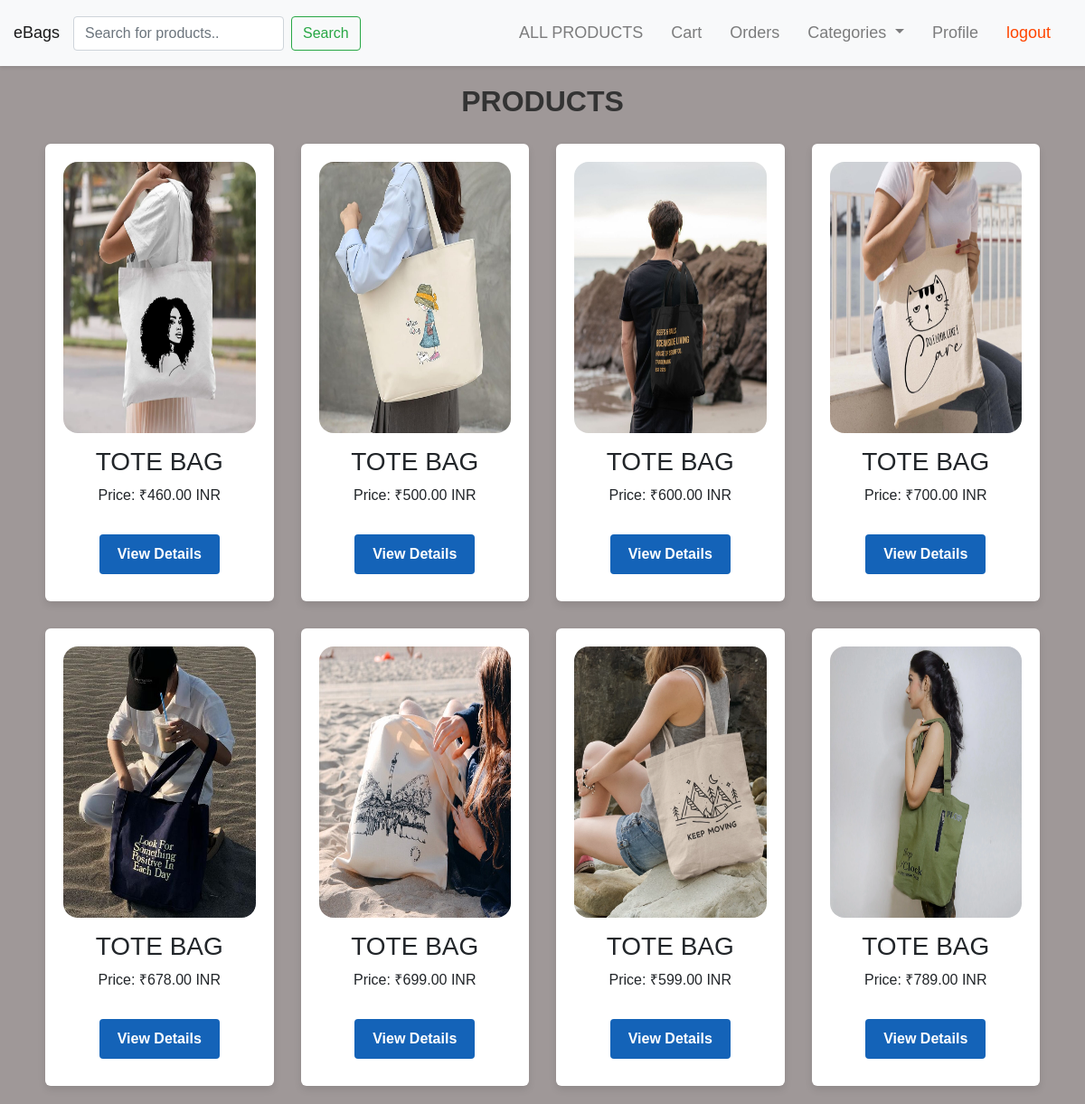
/user/index/, run on the app's committed database.
### bagapp/models.py (models this page shows, shortened)
class Product(models.Model):
    name = models.CharField(max_length=255)
    description = models.TextField(blank=True)
    price = models.DecimalField(max_digits=10, decimal_places=2)
    image = models.ImageField(upload_to='product_images', blank=True)
    quantity = models.IntegerField(default=0)
    manufacture = models.CharField(max_length=100, default="Gokuldas Gangwani")
    category = models.ForeignKey(Category, on_delete=models.CASCADE)

### bagapp/views.py (the view)
# urls.py: path('index/', index_home, name='index'),
def index_home(request):
    query = request.GET.get('search', '')
    category = request.GET.get('category', '')
    if category:
        products = Product.objects.filter(category=category)
    elif query:
        products = Product.objects.filter(name__icontains=query)
    else:
        products = Product.objects.all()
    return render(request, 'index.html', {'products': products, 'query': query, 'category': category})

### bagapp/templates/index.html (shortened to what this page needs)
<!DOCTYPE html>
<html lang="en">
<head>
    <link rel="stylesheet" href="https://stackpath.bootstrapcdn.com/bootstrap/4.5.0/css/bootstrap.min.css">
</head>
<body>
    <nav class="navbar navbar-expand-lg navbar-light bg-light">
        <a class="navbar-brand" href="{% url 'index' %}">eBags</a>
        <div class="collapse navbar-collapse" id="navbarNav">
            <div class="mr-auto">
                <form method="GET" action="{% url 'product_list' %}" class="form-inline">
                    <input type="text" name="search" placeholder="Search for products.." class="form-control mr-2">
                    <button type="submit" class="btn btn-outline-success">Search</button>
                </form>
            </div>
            <ul class="navbar-nav">
                <li class="nav-item ">
                    <a class="nav-link" href="{% url 'product_list' %}">ALL PRODUCTS</a>
                </li>
                <li class="nav-item">
                    <a class="nav-link" href="{% url 'view_cart' %}">Cart</a>
                </li>
                <li class="nav-item">
                    <a class="nav-link" href="{% url 'orders' %}">Orders</a>
                </li>
                <li class="nav-item dropdown">
                    <a class="nav-link dropdown-toggle" href="#" id="navbarDropdown" role="button" data-toggle="dropdown" aria-haspopup="true" aria-expanded="false">
                        Categories
                    </a>
                </li>
                <li class="nav-item">
                    <a class="nav-link" href="{% url 'view_profile' %}">Profile</a>
                </li>
                <li class="nav-item">
                    <a class="nav-link" href="{% url 'logout' %}" style="color: orangered;">logout</a>
                </li>
            </ul>
        </div>
    </nav>
    <h2>Products</h2>
    <div class="container">
        <div class="product-list">
        {% for product in products %}
            <div class="product">
                <img src="{{ product.image.url }}" alt="{{ product.name }}" style="height:300px">
                <div class="product-info">
                    <h3>{{ product.name }}</h3>
                    <p class="price">Price: &#8377;{{ product.price }} INR</p>
                </div>
                <div style="margin-bottom: 10px;">
                <a class="buy-now-button" href="{% url 'product_detail' product.id %}">View Details</a>
            </div>
            </div>
        {% endfor %}
        </div>
    </div>
</body>
</html>

### bagapp/templates/index.html (style rules this page uses)
body { font-family: 'Arial', sans-serif; background-color: #9f9898; margin: 0; padding: 0; }
.navbar { background-color: #fff; box-shadow: 0 2px 4px rgba(0, 0, 0, 0.1); padding: 15px; }
.navbar a { color: #333; text-decoration: none; margin-right: 15px; font-size: 18px; transition: color 0.3s; }
h2 { text-align: center; margin-top: 20px; color: #333; font-weight: bold; text-transform: uppercase; }
.container { padding: 20px; }
.product-list { display: grid; grid-template-columns: repeat(auto-fit, minmax(250px, 1fr)); grid-gap: 30px; justify-items: center; }
.product { background-color: #fff; padding: 20px; text-align: center; box-shadow: 0 4px 8px rgba(0, 0, 0, 0.1); border-radius: 6px; transition: box-shadow 0.3s; }
.product img { max-width: 100%; height: auto; border-radius: 16px; margin-bottom: 15px; }
.product-info { padding-bottom: 15px; }
.buy-now-button { display: inline-block; padding: 10px 20px; text-decoration: none; background-color: #1463b8; color: #fff; border-radius: 4px; font-weight: bold; transition: background-color 0.3s; }
.form-inline { display: flex; align-items: center; }
.form-control { width: auto; }
.btn-outline-success { color: #28a745; border-color: #28a745; }

### data on the page
Product: image (picture), name "TOTE BAG", price "460.00"
Product: image (picture), name "TOTE BAG", price "500.00"
Product: image (picture), name "TOTE BAG", price "600.00"
Product: image (picture), name "TOTE BAG", price "700.00"
Product: image (picture), name "TOTE BAG", price "678.00"
Product: image (picture), name "TOTE BAG", price "699.00"
Product: image (picture), name "TOTE BAG", price "599.00"
Product: image (picture), name "TOTE BAG", price "789.00"
